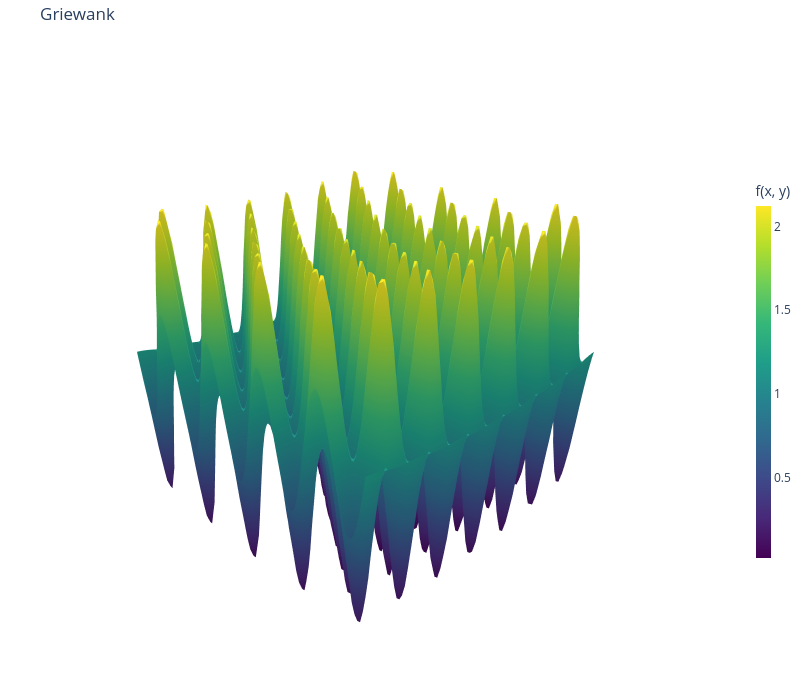
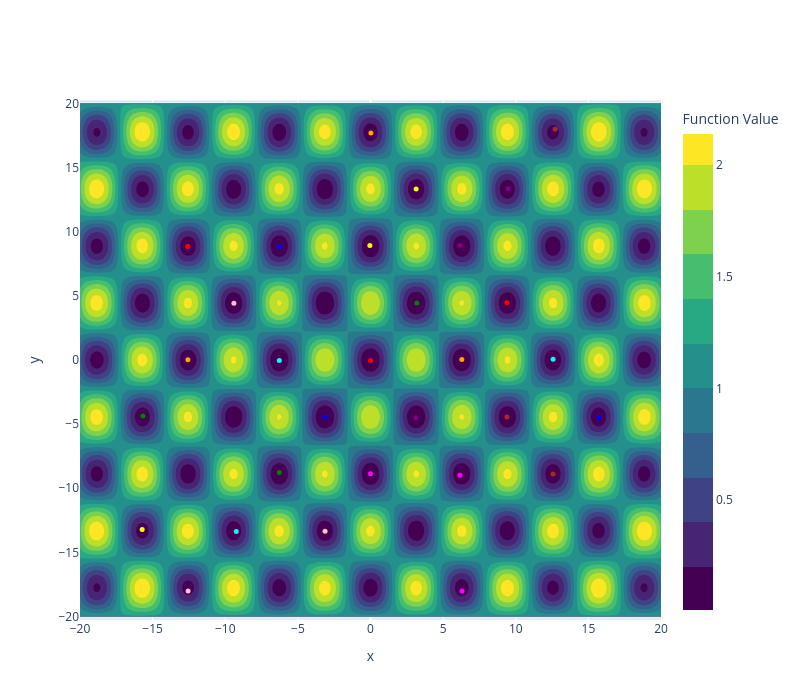

Notebook cell for these charts, in order:
### Code cell
plot_3d_surface_without_grid(griewank, bounds=(-20.00, 20.00), grid_size=100)
plot_contour_and_paths(griewank, paths, bounds=(-20.00, 20.00))

### Figure 1 — Plotly figure (JSON) as saved in the notebook; plotly's stock layout.template omitted (floating-point values rounded to 4 significant figures; data arrays with more than 128 entries replaced by an {"elided": "..."} marker saying what was removed)
{"data": [{"colorbar": {"len": 0.6, "thickness": 15, "title": {"text": "f(x, y)"}}, "colorscale": [[0, "#440154"], [0.1111, "#482878"], [0.2222, "#3e4989"], [0.3333, "#31688e"], [0.4444, "#26828e"], [0.5556, "#1f9e89"], [0.6667, "#35b779"], [0.7778, "#6ece58"], [0.8889, "#b5de2b"], [1, "#fde725"]], "type": "surface", "x": {"elided": "100x100 float values"}, "y": {"elided": "100x100 float values"}, "z": {"elided": "100x100 float values"}}], "layout": {"height": 700, "margin": {"b": 0, "l": 0, "r": 0, "t": 40}, "paper_bgcolor": "white", "scene": {"camera": {"eye": {"x": 1.5, "y": 1.5, "z": 1}}, "xaxis": {"showbackground": false, "showgrid": false, "showline": false, "showticklabels": false, "ticks": "", "title": {"text": ""}, "visible": false, "zeroline": false}, "yaxis": {"showbackground": false, "showgrid": false, "showline": false, "showticklabels": false, "ticks": "", "title": {"text": ""}, "visible": false, "zeroline": false}, "zaxis": {"showbackground": false, "showgrid": false, "showline": false, "showticklabels": false, "ticks": "", "title": {"text": ""}, "visible": false, "zeroline": false}}, "title": {"text": "Griewank"}, "width": 800}}

### Figure 2 — Plotly figure (JSON) as saved in the notebook; plotly's stock layout.template omitted (floating-point values rounded to 4 significant figures; data arrays with more than 128 entries replaced by an {"elided": "..."} marker saying what was removed)
{"data": [{"colorbar": {"title": {"text": "Function Value"}}, "colorscale": [[0, "#440154"], [0.1111, "#482878"], [0.2222, "#3e4989"], [0.3333, "#31688e"], [0.4444, "#26828e"], [0.5556, "#1f9e89"], [0.6667, "#35b779"], [0.7778, "#6ece58"], [0.8889, "#b5de2b"], [1, "#fde725"]], "contours": {"showlines": false}, "type": "contour", "x": {"elided": "200 float values"}, "y": {"elided": "200 float values"}, "z": {"elided": "200x200 float values"}}, {"line": {"color": "red", "width": 2}, "marker": {"size": 5}, "mode": "lines+markers", "showlegend": false, "type": "scatter", "x": [0.003658], "y": [-0.02981]}, {"line": {"color": "blue", "width": 2}, "marker": {"size": 5}, "mode": "lines+markers", "showlegend": false, "type": "scatter", "x": [-3.121], "y": [-4.455]}, {"line": {"color": "green", "width": 2}, "marker": {"size": 5}, "mode": "lines+markers", "showlegend": false, "type": "scatter", "x": [3.189], "y": [4.451]}, {"line": {"color": "purple", "width": 2}, "marker": {"size": 5}, "mode": "lines+markers", "showlegend": false, "type": "scatter", "x": [3.137], "y": [-4.511]}, {"line": {"color": "orange", "width": 2}, "marker": {"size": 5}, "mode": "lines+markers", "showlegend": false, "type": "scatter", "x": [6.287], "y": [0.03308]}, {"line": {"color": "cyan", "width": 2}, "marker": {"size": 5}, "mode": "lines+markers", "showlegend": false, "type": "scatter", "x": [-6.277], "y": [-0.04842]}, {"line": {"color": "magenta", "width": 2}, "marker": {"size": 5}, "mode": "lines+markers", "showlegend": false, "type": "scatter", "x": [-0.004604], "y": [-8.877]}, {"line": {"color": "yellow", "width": 2}, "marker": {"size": 5}, "mode": "lines+markers", "showlegend": false, "type": "scatter", "x": [-0.04366], "y": [8.918]}, {"line": {"color": "pink", "width": 2}, "marker": {"size": 5}, "mode": "lines+markers", "showlegend": false, "type": "scatter", "x": [-9.404], "y": [4.425]}, {"line": {"color": "brown", "width": 2}, "marker": {"size": 5}, "mode": "lines+markers", "showlegend": false, "type": "scatter", "x": [9.391], "y": [-4.448]}, {"line": {"color": "red", "width": 2}, "marker": {"size": 5}, "mode": "lines+markers", "showlegend": false, "type": "scatter", "x": [9.393], "y": [4.458]}, {"line": {"color": "blue", "width": 2}, "marker": {"size": 5}, "mode": "lines+markers", "showlegend": false, "type": "scatter", "x": [-6.263], "y": [8.837]}, {"line": {"color": "green", "width": 2}, "marker": {"size": 5}, "mode": "lines+markers", "showlegend": false, "type": "scatter", "x": [-6.274], "y": [-8.765]}, {"line": {"color": "purple", "width": 2}, "marker": {"size": 5}, "mode": "lines+markers", "showlegend": false, "type": "scatter", "x": [6.166], "y": [8.924]}, {"line": {"color": "orange", "width": 2}, "marker": {"size": 5}, "mode": "lines+markers", "showlegend": false, "type": "scatter", "x": [-12.57], "y": [0.02156]}, {"line": {"color": "cyan", "width": 2}, "marker": {"size": 5}, "mode": "lines+markers", "showlegend": false, "type": "scatter", "x": [12.57], "y": [0.0673]}, {"line": {"color": "magenta", "width": 2}, "marker": {"size": 5}, "mode": "lines+markers", "showlegend": false, "type": "scatter", "x": [6.153], "y": [-8.993]}, {"line": {"color": "yellow", "width": 2}, "marker": {"size": 5}, "mode": "lines+markers", "showlegend": false, "type": "scatter", "x": [3.142], "y": [13.33]}, {"line": {"color": "pink", "width": 2}, "marker": {"size": 5}, "mode": "lines+markers", "showlegend": false, "type": "scatter", "x": [-3.128], "y": [-13.35]}, {"line": {"color": "brown", "width": 2}, "marker": {"size": 5}, "mode": "lines+markers", "showlegend": false, "type": "scatter", "x": [12.57], "y": [-8.888]}, {"line": {"color": "red", "width": 2}, "marker": {"size": 5}, "mode": "lines+markers", "showlegend": false, "type": "scatter", "x": [-12.58], "y": [8.852]}, {"line": {"color": "blue", "width": 2}, "marker": {"size": 5}, "mode": "lines+markers", "showlegend": false, "type": "scatter", "x": [15.73], "y": [-4.496]}, {"line": {"color": "green", "width": 2}, "marker": {"size": 5}, "mode": "lines+markers", "showlegend": false, "type": "scatter", "x": [-15.66], "y": [-4.357]}, {"line": {"color": "purple", "width": 2}, "marker": {"size": 5}, "mode": "lines+markers", "showlegend": false, "type": "scatter", "x": [9.481], "y": [13.36]}, {"line": {"color": "orange", "width": 2}, "marker": {"size": 5}, "mode": "lines+markers", "showlegend": false, "type": "scatter", "x": [0.02821], "y": [17.7]}, {"line": {"color": "cyan", "width": 2}, "marker": {"size": 5}, "mode": "lines+markers", "showlegend": false, "type": "scatter", "x": [-9.242], "y": [-13.37]}, {"line": {"color": "magenta", "width": 2}, "marker": {"size": 5}, "mode": "lines+markers", "showlegend": false, "type": "scatter", "x": [6.303], "y": [-18.0]}, {"line": {"color": "yellow", "width": 2}, "marker": {"size": 5}, "mode": "lines+markers", "showlegend": false, "type": "scatter", "x": [-15.72], "y": [-13.22]}, {"line": {"color": "pink", "width": 2}, "marker": {"size": 5}, "mode": "lines+markers", "showlegend": false, "type": "scatter", "x": [-12.56], "y": [-18.0]}, {"line": {"color": "brown", "width": 2}, "marker": {"size": 5}, "mode": "lines+markers", "showlegend": false, "type": "scatter", "x": [12.71], "y": [18.0]}], "layout": {"height": 700, "title": {"text": ""}, "width": 800, "xaxis": {"title": {"text": "x"}}, "yaxis": {"title": {"text": "y"}}}}
